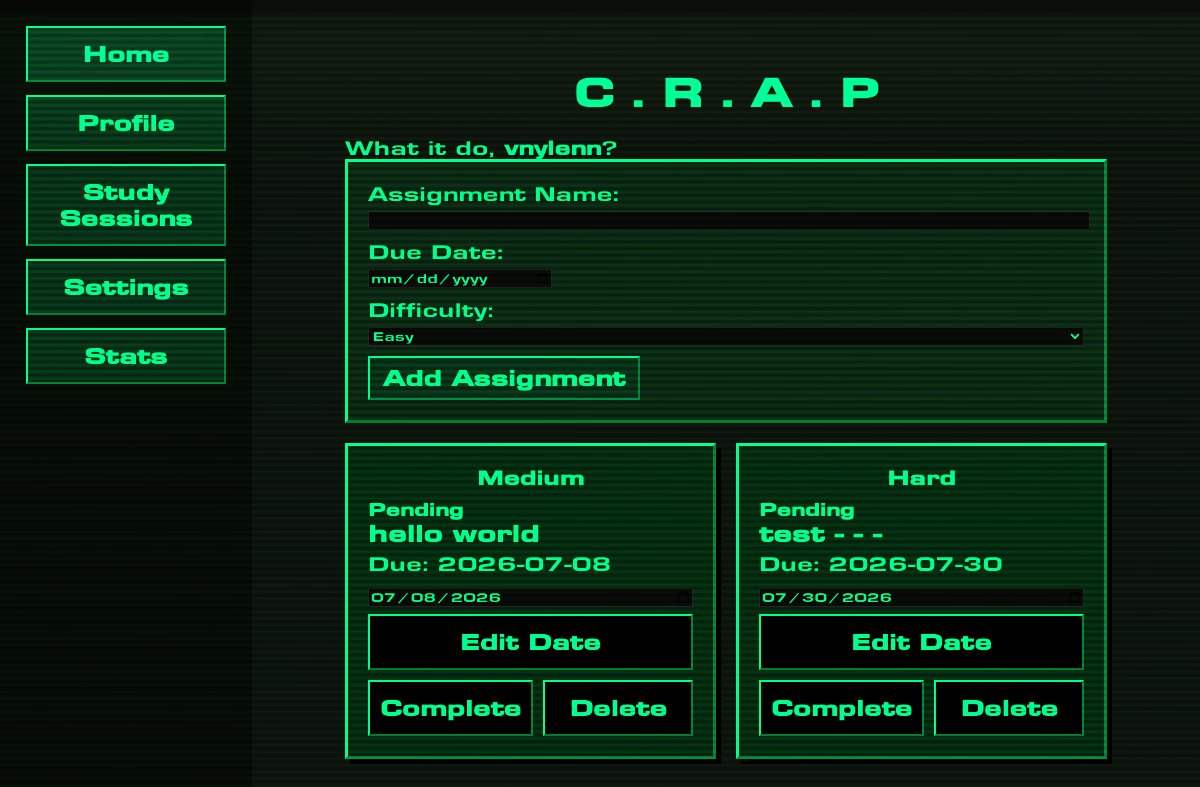
/dashboard (signed in), run on the app's committed database.
### tables this page shows
CREATE TABLE users (
                id INTEGER PRIMARY KEY AUTOINCREMENT,
                username TEXT UNIQUE NOT NULL,
                tag TEXT UNIQUE NOT NULL,
                pfp_url TEXT NOT NULL,
                dark_mode INTEGER NOT NULL DEFAULT 0
            );

CREATE TABLE assignments (
                id INTEGER PRIMARY KEY AUTOINCREMENT,
                user_id INTEGER NOT NULL,
                task TEXT NOT NULL,
                due TEXT NOT NULL,
                difficulty TEXT NOT NULL,
                completed INTEGER NOT NULL DEFAULT 0, archived INTEGER NOT NULL DEFAULT 0,
                FOREIGN KEY(user_id) REFERENCES users(id)
            );

### app.py (the view)
@app.route('/dashboard')
def dashboard():
    user = get_current_user()
    if not user:
        return redirect(url_for('login'))
    assignments = get_assignments_for_user(user['id'])
    return render_template('dashboard.html', user=user, assignments=assignments)

### app.py (called while the page is built)
def get_db():
    conn = sqlite3.connect(app.config['DATABASE'])
    conn.row_factory = sqlite3.Row
    return conn

@app.before_request
def setup_database():
    init_db()

def get_user_by_id(user_id):
    if not user_id:
        return None
    row = get_db().execute('SELECT * FROM users WHERE id = ?', (user_id,)).fetchone()
    return dict(row) if row else None

def get_current_user():
    return get_user_by_id(session.get('user_id'))

def get_assignments_for_user(user_id):
    rows = get_db().execute(
        'SELECT * FROM assignments WHERE user_id = ? AND archived = 0 ORDER BY due', (user_id,)
    ).fetchall()
    return [dict(row) for row in rows]

### templates/dashboard.html (shortened to what this page needs)
<!DOCTYPE html>
<html lang="en">
<head>
    <link rel="stylesheet" href="{{ url_for('static', filename='style.css') }}">
</head>
<body>
    <nav>
        <ul>
            <li><button><a href="{{ url_for('home') }}">Home</a></button></li>
            <li><button><a href="{{ url_for('profile') }}">Profile</a></button></li>
            <li><button><a href="{{ url_for('clock') }}">Study Sessions</a></button></li>
            <li><button><a href="{{ url_for('settings') }}">Settings</a></button></li>
            <li><button><a href="{{ url_for('stats') }}">Stats</a></button></li>
        </ul>
    </nav>
<main>
    <div style="max-width: 800px; margin: 0 auto; padding: 20px;">
        <h1 style="text-align: center; margin-bottom: 20px;">C . R . A . P</h1>
        <p>What it do, <strong>{{ user.username }}</strong>?</p>
        <form action="{{ url_for('add_assignment') }}" method="POST" style="background: #154728; color: #00ffb7; border: 3px outset #00ffb7; padding: 20px; margin-bottom: 20px;">
            <label>Assignment Name:</label><br>
            <input type="text" name="task" required style="width: 100%; margin-bottom: 10px; font-family: 'radiohead', sans-serif; background: #111; color: #00ffb7; border: 1px solid #444;"><br>
            <label>Due Date:</label><br>
            <input type="date" name="due" required style="margin-bottom: 10px; font-family: 'radiohead', sans-serif; background: #111; color: #00ffb7; border: 1px solid #444;"><br>
            <label>Difficulty:</label><br>
            <select name="difficulty" style="margin-bottom: 10px; width: 100%; font-family: 'radiohead', sans-serif; background: #111; color: #00ffb7; border: 1px solid #444;">
                <option value="Easy">Easy</option>
            </select><br>
            <button type="submit">Add Assignment</button>
        </form>
        <div style="display: flex; flex-wrap: wrap; gap: 20px;">
            {% for item in assignments %}
            <div class="task-card{% if item.completed %} completed{% endif %}">
                <div class="task-card-badge">
                    <span class="difficulty-{{ item.difficulty.lower() }}">
                        {{ item.difficulty }}
                    </span>
                </div>
                <p class="task-status">{{ 'Completed' if item.completed else 'Pending' }}</p>
                <h3>{{ item.task }}</h3>
                <p class="due-text">Due: <span class="due-date">{{ item.due }}</span></p>
                <form action="{{ url_for('edit_assignment', assignment_id=item.id) }}" method="POST" class="task-card-edit">
                    <input type="date" name="due" value="{{ item.due }}" required; style=" font-family: 'radiohead', sans-serif; background: #111; color: #00ffb7; border: 1px solid #444;">
                    <button type="submit" class="task-button task-edit-button">Edit Date</button>
                </form>
                <div class="task-card-actions">
                    {% if not item.completed %}
                    <form action="{{ url_for('complete_assignment', assignment_id=item.id) }}" method="POST">
                        <button type="submit" class="task-button task-complete-button">Complete</button>
                    </form>
                    {% else %}
                    <form action="{{ url_for('archive_assignment', assignment_id=item.id) }}" method="POST">
                        <button type="submit" class="task-button task-archive-button">Archive</button>
                    </form>
                    {% endif %}
                    <form action="{{ url_for('delete_assignment', assignment_id=item.id) }}" method="POST">
                        <button type="submit" class="task-button task-delete-button">Delete</button>
                    </form>
                </div>
            </div>
            {% endfor %}
        </div>
    </div>
</main>
</body>
</html>

### static/style.css (style rules this page uses)
html::before { content: ""; position: fixed; inset: 0; pointer-events: none; z-index: 9999; background: url("/static/screenfilter.jpg") center/cover repeat; opacity: 0.65; mix-blend-mode: overlay; }
a:link { color: #00ffb7; text-decoration: none; font-family: 'radiohead', sans-serif; }
:root { --bg: #1a231a; --panel: #154728; --accent: #00ffb7; --text: #00ffb7; --muted: #b8c3b4; --btn-bg: #0e5732; --danger-bg: #ff0000; --pfp-bg: #33774a; --card-bg: #2c3c30; --task-input-bg: #000000; --task-input-border: #00ffb7; --nav-bg: #0c160c; }
html { font-size: 1.3rem; }
body { color: var(--text); display: flex; min-height: 100vh; margin: 0; }
h1 { font-family:"Radiohead", sans-serif; color: #00ffb7; }
h2,h3,h4,h5,h6,p,label { font-family:"Radiohead", sans-serif; }
main { flex: 1; background-color: var(--bg); display: flex; flex-direction: column; justify-content: center; align-items: center; position: relative; overflow: hidden; }
.leaderboard-list,p { list-style: none; padding: 0; margin: 0; }
button { background: var(--btn-bg); border: 2px outset var(--accent); color: var(--text); font-family: 'radiohead', sans-serif; cursor: pointer; padding: 7px 13px; font-weight: bold; font-size: 1.1rem; }
nav { width: 200px; background: var(--nav-bg); padding: 26px; display: flex; flex-direction: column; }
nav ul { list-style-type: none; padding: 0; margin: 0; display: flex; flex-direction: column; gap: 13px; }
nav li { display: flex; }
nav button { width: 100%; padding: 13px; }
.task-card { background: #074b21; border: 3px outset #00ffb7; padding: 20px; width: 325px; box-shadow: 5px 5px 0px #000; }
.task-card-badge { text-align: center; font-family: 'radiohead', sans-serif; margin-bottom: 10px; }
.task-card-badge span { padding: 2px 5px; font-family: 'radiohead', sans-serif; font-weight: bold; }
.task-card h3 { font-family: 'radiohead', sans-serif; margin: 0 0 5px 0; }
.task-card p { margin: 0; font-family: 'radiohead', sans-serif; }
.task-card-edit { margin-top: 13px; display: flex; gap: 7px; flex-wrap: wrap; }
.task-card-edit input[type="date"] { flex: 1 1 auto; min-width: 145px; }
.task-card-actions { display: flex; gap: 13px; margin-top: 13px; }
.task-card-actions form { flex: 1; }
.task-card-actions button, .task-card-edit button { width: 100%; padding: 13px 10px; font-weight: bold; }
.task-button { display: inline-block; background: #000000; border: 2px outset #00ffb7; color: #00ffb7; font-family: 'radiohead', sans-serif; cursor: pointer; }
.task-card-actions { display: flex; gap: 10px; margin-top: 10px; }
.task-card-actions button, .task-card-edit button { width: 100%; }
.task-status { margin: 0 0 10px 0; font-size: 0.9rem; font-weight: bold; }

### data on the page
users: username "vnylenn"
assignments: difficulty "Medium", completed "Pending", task "hello world", due "2026-07-08", due "07/08/2026"
assignments: difficulty "Hard", completed "Pending", task "test - - -", due "2026-07-30", due "07/30/2026"
